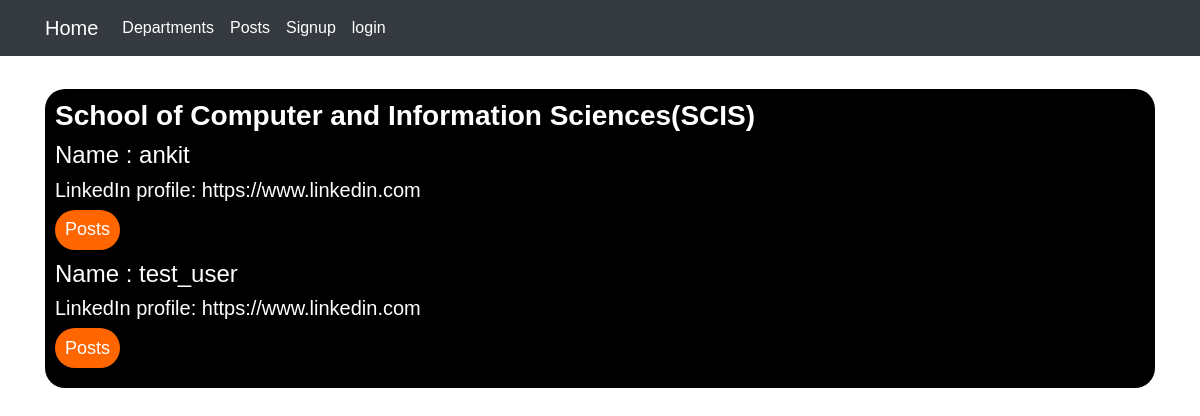
The page /department/students/1/ on the database as committed earlier.
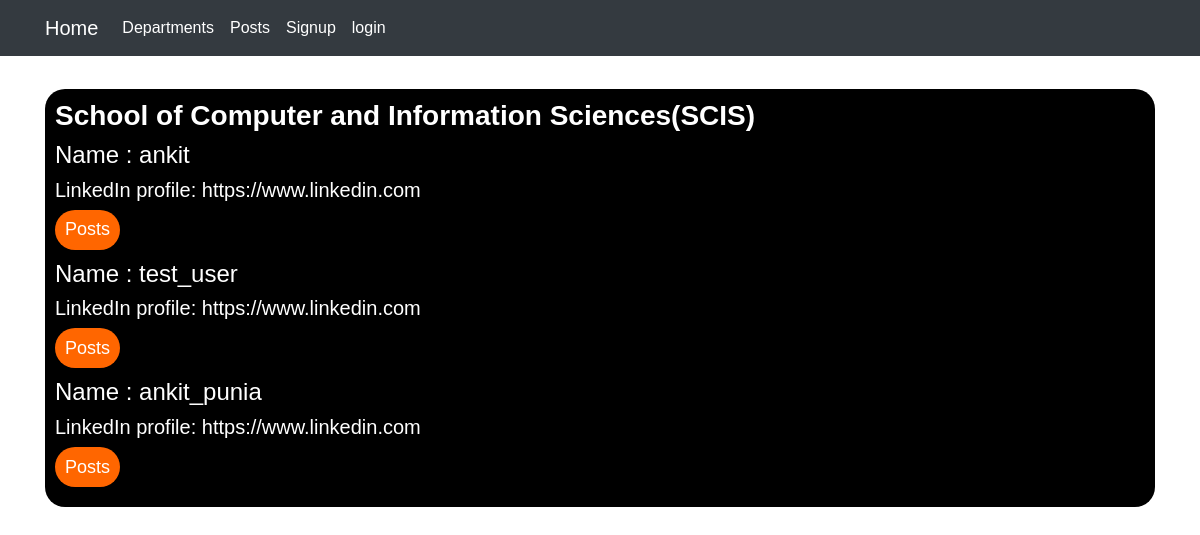
The same page on the database as committed later.
### department/models.py (models this page shows, shortened)
class Department(models.Model):
    name = models.CharField(max_length=100)
    description = models.TextField()

### accounts/models.py (models this page shows, shortened)
class UserProfile(models.Model):
    user = models.OneToOneField(User,on_delete=models.CASCADE)
    username = models.CharField(max_length=150, blank=True, null=True)
    linkedin_url = models.URLField(blank=True)
    profile_pic = models.ImageField(upload_to='profile_pics', blank=True, null=True)
    department = models.ForeignKey(Department, related_name='students', on_delete=models.CASCADE)
    course = models.CharField(max_length=50)
    year = models.PositiveIntegerField(validators=[MaxValueValidator(limit_value=8),MinValueValidator(limit_value=1)])
    description = models.TextField(max_length=250)

### department/views.py (the view)
# urls.py: path('students/<int:pk>/', views.dept_students, name='students'),
def dept_students(request, pk):
    department = get_object_or_404(Department, pk=pk)
    students = department.students.all()
    return render(request, 'department/department_students.html',
                            {'department': department,
                            'students': students,})

### department/templates/department/department_students.html
{% extends 'base.html' %}
{% block content %}
<div class='post-list'>
    <h3><a href="{% url 'department:details' pk=department.pk %}">{{ department.name }}</a></h3>
    {% for student in students %}
    <a href="{% url 'accounts:profile' pk=student.user.pk %}">
        <h4>Name : {{ student.username }}</h4>
    </a>
    <h5>LinkedIn profile: {{student.linkedin_url }}</h5>
    <a href="{% url 'accounts:posts' pk=student.user.pk %}"><button>Posts</button></a>
    {% empty %}
    <h1>No Students registered to this department till now</h1>
    {% endfor %}
</div>
{% endblock %}

### templates/base.html (shortened to what this page needs)
<!DOCTYPE html>
{% load static %}
<html lang="en">
<head>
    <link rel="stylesheet" href="https://stackpath.bootstrapcdn.com/bootstrap/4.5.2/css/bootstrap.min.css"
>
    <link rel="stylesheet" href="{% static 'main.css' %}">
</head>
<body>
    <nav class="navbar navbar-expand-lg navbar-dark bg-dark">
        <div class="container">
            <a class="navbar-brand" href="{% url 'index' %}">Home</a>
        <div class="collapse navbar-collapse" id="navbarNavAltMarkup">
            <div class="navbar-nav">
                <a class="nav-link active" href="{% url 'department:list' %}">Departments <span class="sr-only">(current)</span></a>
                <a class="nav-link active" href="{% url 'posts:list' %}">Posts</a>
                {% if user.is_authenticated %}
                <a class="nav-link active" href="{% url 'posts:create' %}">New Post</a>
                <a class="nav-link active" href="{% url 'accounts:logout' %}">logout</a>
                <a class="nav-link active" href="{% url 'accounts:profile' pk=user.pk %}">{{ user }}</a>
                {% else %}
                <a class="nav-link active" href="{% url 'accounts:signup' %}">Signup</a>
                <a class="nav-link active" href="{% url 'accounts:login' %}">login</a>
                {% endif %}
            </div>
        </div>
        </div>
    </nav>
    <div class="container">
        {% block content %}
        {% endblock %}
    </div>
</body>
</html>

### static/main.css (style rules this page uses)
body { margin: 0%; padding: 0%; font-family: sans-serif; }

### static/mynav.css (style rules this page uses)
.navbar-nav { display: flex; justify-content: space-between; align-items: center; }

### static/list.css (style rules this page uses)
.post-list { padding: 10px; margin-top: 3%; width: 100%; height: fit-content; background: black; color: white; top: 50%; left: 50%; box-sizing: border-box; border-radius: 20px; }
.post-list button { margin-bottom: 10px; border: none; outline: none; padding: 6px 10px 6px 10px; height: 40px; width: fit-content; background: #ff6600; color: white; font-size: 18px; border-radius: 20px; }
.post-list a { font-weight: bold; text-decoration: none; color: white; }

Rows that differ between the two databases and show on the page:
added UserProfile: username "ankit_punia", linkedin_url "https://www.linkedin.com"
